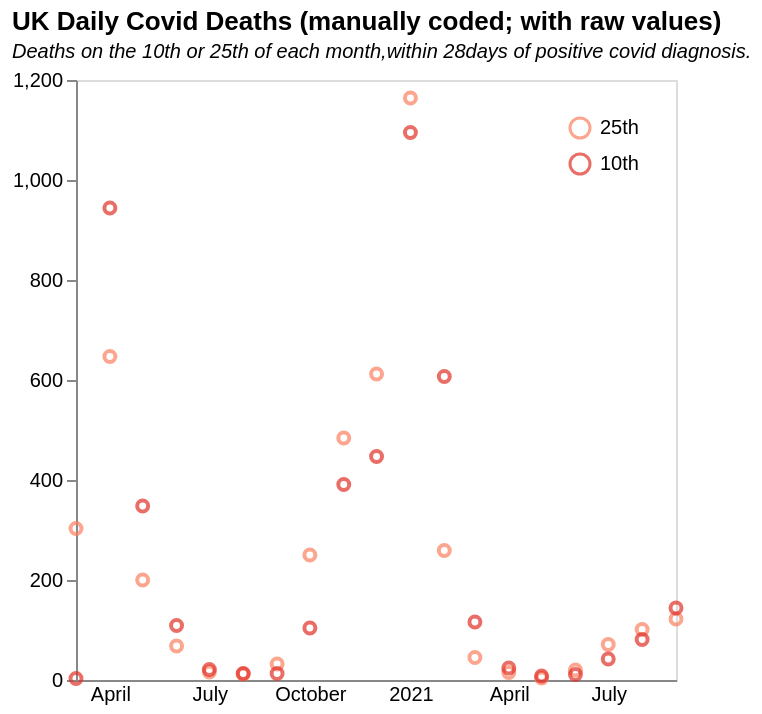

Write the Vega-Lite specification saved for this chart.
### Vega-Lite specification from a JSON file in a GitHub repository (floating-point values rounded to 4 significant figures)
{"$schema": "https://vega.github.io/schema/vega-lite/v5.json", "description": "Manually coded graph", "title": {"text": "UK Daily Covid Deaths (manually coded; with raw values)", "subtitle": "Deaths on the 10th or 25th of each month,within 28days of positive covid diagnosis.", "subtitleFontStyle": "italic", "subtitleFontSize": 10, "anchor": "start", "color": "black"}, "data": {"values": [{"Day": "25th", "Date": "2020/03", "Value": 303}, {"Day": "25th", "Date": "2020/04", "Value": 647}, {"Day": "25th", "Date": "2020/05", "Value": 200}, {"Day": "25th", "Date": "2020/06", "Value": 68}, {"Day": "25th", "Date": "2020/07", "Value": 16}, {"Day": "25th", "Date": "2020/08", "Value": 12}, {"Day": "25th", "Date": "2020/09", "Value": 32}, {"Day": "25th", "Date": "2020/10", "Value": 250}, {"Day": "25th", "Date": "2020/11", "Value": 484}, {"Day": "25th", "Date": "2020/12", "Value": 612}, {"Day": "25th", "Date": "2021/01", "Value": 1164}, {"Day": "25th", "Date": "2021/02", "Value": 259}, {"Day": "25th", "Date": "2021/03", "Value": 45}, {"Day": "25th", "Date": "2021/04", "Value": 15}, {"Day": "25th", "Date": "2021/05", "Value": 4}, {"Day": "25th", "Date": "2021/06", "Value": 20}, {"Day": "25th", "Date": "2021/07", "Value": 71}, {"Day": "25th", "Date": "2021/08", "Value": 101}, {"Day": "25th", "Date": "2021/09", "Value": 122}, {"Day": "10th", "Date": "2020/03", "Value": 3}, {"Day": "10th", "Date": "2020/04", "Value": 944}, {"Day": "10th", "Date": "2020/05", "Value": 348}, {"Day": "10th", "Date": "2020/06", "Value": 109}, {"Day": "10th", "Date": "2020/07", "Value": 21}, {"Day": "10th", "Date": "2020/08", "Value": 13}, {"Day": "10th", "Date": "2020/09", "Value": 13}, {"Day": "10th", "Date": "2020/10", "Value": 104}, {"Day": "10th", "Date": "2020/11", "Value": 391}, {"Day": "10th", "Date": "2020/12", "Value": 447}, {"Day": "10th", "Date": "2021/01", "Value": 1095}, {"Day": "10th", "Date": "2021/02", "Value": 607}, {"Day": "10th", "Date": "2021/03", "Value": 116}, {"Day": "10th", "Date": "2021/04", "Value": 24}, {"Day": "10th", "Date": "2021/05", "Value": 8}, {"Day": "10th", "Date": "2021/06", "Value": 11}, {"Day": "10th", "Date": "2021/07", "Value": 42}, {"Day": "10th", "Date": "2021/08", "Value": 81}, {"Day": "10th", "Date": "2021/09", "Value": 144}]}, "height": 300, "width": "container", "mark": {"type": "point", "point": false, "interpolate": "monotone", "color": "green"}, "encoding": {"x": {"field": "Date", "type": "temporal", "axis": {"title": null, "grid": false, "labelSeparation": 20, "ticks": false}}, "y": {"field": "Value", "type": "quantitative", "title": "", "axis": {"grid": false}}, "color": {"field": "Day", "title": null, "legend": {"orient": "top-right"}, "type": "nominal", "sort": [], "scale": {"scheme": "reds"}}, "tooltip": [{"field": "Date", "title": "Date", "type": "temporal"}, {"field": "Value", "title": "Deaths"}]}}
